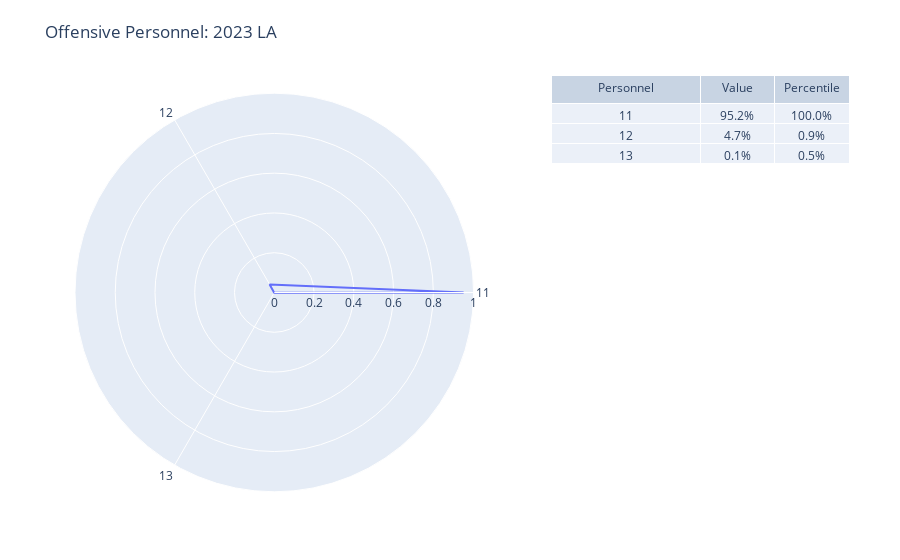

Notebook cell for this chart:
### Code cell
''' Team personnel spider chart '''

PERSONNEL_COLS = ['11', '12', '13', '21', '22', 'Other']

offense_personnel = pbp_data.groupby(['posteam', 'season', 'OffensePersonnelGroup']).aggregate(
    Plays=('posteam', 'size')
)
offense_personnel['% Plays'] = offense_personnel['Plays'] / offense_personnel.groupby(level=['posteam', 'season'])['Plays'].sum()
offense_personnel['% Plays %ile'] = offense_personnel.groupby('OffensePersonnelGroup')['% Plays'].rank(pct=True, ascending=True)
offense_personnel = offense_personnel.reindex(labels=PERSONNEL_COLS, level='OffensePersonnelGroup')

print(offense_personnel.sort_values(by='% Plays', ascending=False).head().to_string())
# print(offense_personnel.loc[offense_personnel.index.get_level_values(2) == '11',:].sort_values(by='% Plays', ascending=False).to_string())

def offense_personnel_spider_chart(team: str, season: int):

    ## Data ##

    # Get slice from offensive tendencies
    team_sl = offense_personnel.loc[(offense_personnel.index.get_level_values('posteam') == team) &
                                     (offense_personnel.index.get_level_values('season') == season), :]
    
    # Personnel values
    cols = team_sl.index.get_level_values('OffensePersonnelGroup').tolist()
    vals = team_sl['% Plays'].tolist()
    percentiles = team_sl['% Plays %ile'].tolist()

    ## Figure ##

    fig = make_subplots(
        rows=1, cols=2, 
        column_widths=[4,3],
        horizontal_spacing=0.1,
        specs=[[{"type": "polar"}, {"type": "domain"}]]
    )

    spider = px.line_polar(
        r=vals,
        theta=cols,
        line_close=True,
        # line_dash='dash'
    )
    # spider = go.Scatterpolar(
    #     r=team_feature_vals,
    #     theta=PERSONNEL_COLS,
    #     opacity=0.7,
    #     fill='toself'
    # )
    for trace in spider.data:
        fig.add_trace(
            trace,
            row=1, col=1
        )

    polar_range = [0, offense_personnel['% Plays'].max() + 0.05]
    print(polar_range)
    fig.update_layout(
        title_text=f"Offensive Personnel: {season} {team}",
        polar=dict(
            radialaxis_range=polar_range
        ),
        margin=dict(b=50, r=50, l=75, t=75)
    )

    fig.add_trace(
        go.Table(
            columnwidth=[2,1,1],
            header={
                "values": ['Personnel', 'Value', 'Percentile'],
            },
            cells={
                "values": [cols, [f'{val:.1%}' for val in vals], [f'{p:.1%}' for p in percentiles]]
            }
        ),
        row=1, col=2
    )

    fig.show()


print(offense_personnel.head().to_string())

offense_personnel_spider_chart('LA', 2023)

### Figure 1 — Plotly figure (JSON) as saved in the notebook; plotly's stock layout.template omitted (floating-point values rounded to 4 significant figures)
{"data": [{"hovertemplate": "r=%{r}<br>theta=%{theta}<extra></extra>", "legendgroup": "", "line": {"color": "#636efa", "dash": "solid"}, "marker": {"symbol": "circle"}, "mode": "lines", "name": "", "r": [0.9523, 0.04682, 0.0008834, 0.9523], "showlegend": false, "subplot": "polar", "theta": ["11", "12", "13", "11"], "type": "scatterpolar"}, {"cells": {"values": [["11", "12", "13"], ["95.2%", "4.7%", "0.1%"], ["100.0%", "0.9%", "0.5%"]]}, "columnwidth": [2, 1, 1], "domain": {"x": [0.6143, 1.0], "y": [0, 1]}, "header": {"values": ["Personnel", "Value", "Percentile"]}, "type": "table"}], "layout": {"margin": {"b": 50, "l": 75, "r": 50, "t": 75}, "polar": {"domain": {"x": [0, 0.5143], "y": [0, 1]}, "radialaxis": {"range": [0, 1.002]}}, "title": {"text": "Offensive Personnel: 2023 LA"}}}
